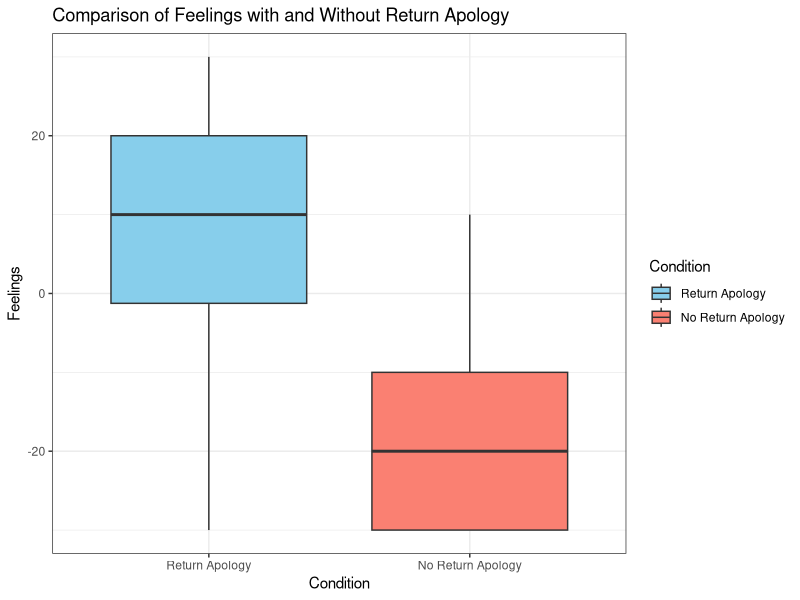
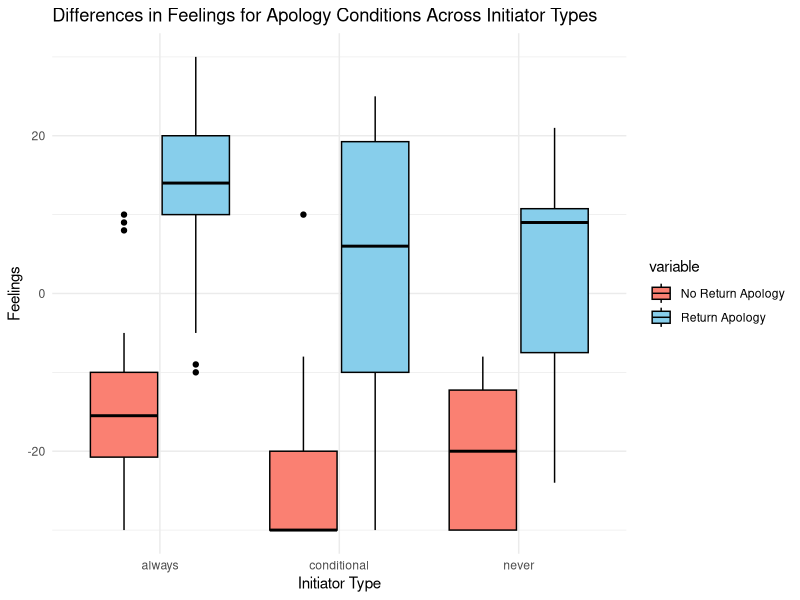
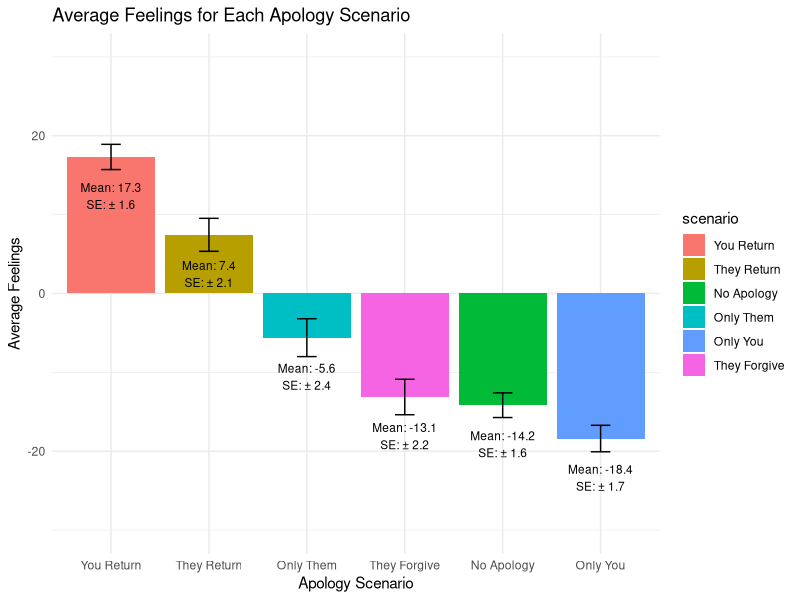
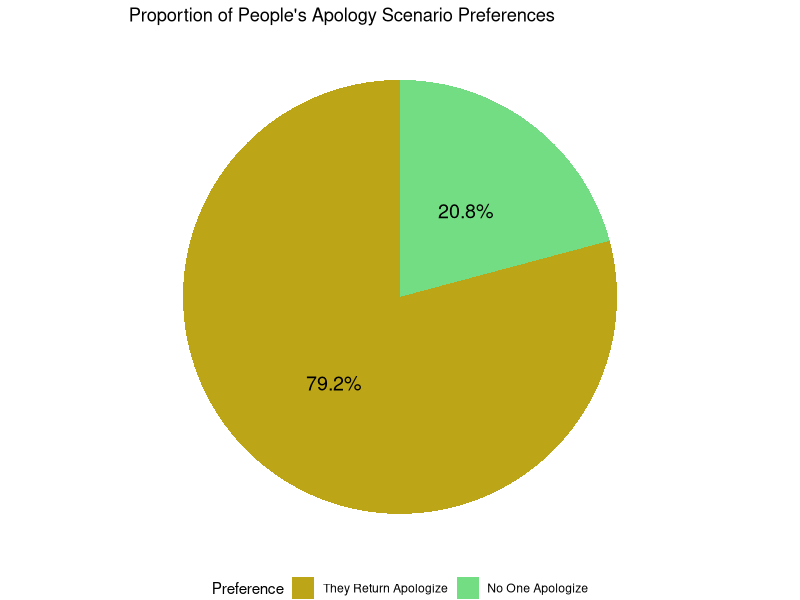

R code for these plots, in order:
## ---- chunk 1
library(tidyr)
library(ggplot2)
library(dplyr)

Cleaned_data <- read.csv("Cleaned_data.csv")
data_copy <- Cleaned_data
## ---- chunk 2
t.test(data_copy$feelings_youalone, data_copy$feelings_bothyoufirst, paired = TRUE)

mean_youalone <- round(mean(data_copy$feelings_youalone),2)
mean_bothyoufirst <- round(mean(data_copy$feelings_bothyoufirst),2)

cat("Average feelings score for 'No Return Apology':", mean_youalone, "\n")
cat("Average feelings score for 'Return Apology':", mean_bothyoufirst, "\n")

## ---- chunk 3
return_apology <- gather(data_copy, variable, value, feelings_youalone, feelings_bothyoufirst)

ggplot(return_apology, aes(x = variable, y = value, fill = variable)) +
  geom_boxplot() +
  scale_x_discrete(labels = c("Return Apology", "No Return Apology")) +
  labs(title = "Comparison of Feelings with and Without Return Apology",
       x = "Condition", y = "Feelings",
       fill = "Condition") +
  scale_fill_manual(values = c("skyblue", "salmon"), 
                    labels = c("Return Apology", "No Return Apology")) +  
  theme_bw()
## ---- chunk 4
return_apology$initiator_type <- as.factor(return_apology$initiator_type)
positive_data_copy <- data_copy %>%
  mutate(feelings_youalone_shifted = feelings_youalone + 30,
         feelings_bothyoufirst_shifted = feelings_bothyoufirst + 30)

positive_data_copy <- positive_data_copy %>%
  mutate(sentiment_difference = feelings_bothyoufirst_shifted - feelings_youalone_shifted)

anova <- aov(sentiment_difference ~ initiator_type, data = positive_data_copy)
summary(anova)
## ---- chunk 5
anova_no_return <- aov(feelings_youalone ~ initiator_type, data = data_copy)

cat("\nANOVA results for No Return Apology:\n ")
summary(anova_no_return)

cat("\nTukey Test results for No Return Apology:\n")
TukeyHSD(anova_no_return)

anova_yes_return <- aov(feelings_bothyoufirst ~ initiator_type, data = data_copy)

cat("\nANOVA results for Return Apology:\n")
summary(anova_yes_return)

cat("\nTukey Test results for Return Apology:\n")
print(TukeyHSD(anova_yes_return))


## ---- chunk 6
data_long <- reshape2::melt(data_copy, id.vars = "initiator_type", 
                            measure.vars = c("feelings_youalone", "feelings_bothyoufirst"))

ggplot(data_long, aes(x = initiator_type, y = value, fill = variable)) +
  geom_boxplot(position = position_dodge(width = 0.8), color = "black") +
  labs(title = "Differences in Feelings for Apology Conditions Across Initiator Types",
       x = "Initiator Type", y = "Feelings") +
  scale_fill_manual(values = c("salmon", "skyblue"), 
                    labels = c("No Return Apology", "Return Apology")) +
  theme_minimal()
## ---- chunk 7
t.test(data_copy$feelings_youaloneforgiven, data_copy$feelings_bothyoufirst, paired = TRUE)
mean_feelings_youaloneforgiven <- mean(data_copy$feelings_youaloneforgiven)

cat("Average feelings score for 'Offering Forgiveness':", mean_feelings_youaloneforgiven, "\n")
cat("Average feelings score for 'Return Apology':", mean_bothyoufirst, "\n")

## ---- chunk 8
all_scenarios <- c("feelings_youalone","feelings_bothyoufirst","feelings_themalone","feelings_boththemfirst","feelings_neither","feelings_youaloneforgiven")

mean_scenarios <- colMeans(data_copy[, all_scenarios])
se_scenarios <- apply(data_copy[, all_scenarios], 2, sd) / sqrt(nrow(data_copy))

scenarios_df <- data.frame(
  scenario = names(mean_scenarios),
  mean = mean_scenarios,
  se = se_scenarios
)
scenarios_df$scenario <- as.factor(scenarios_df$scenario)

levels(scenarios_df$scenario) <- c("You Return", "They Return", "No Apology","Only Them", "Only You", "They Forgive")

ggplot(scenarios_df, aes(x = reorder(scenario, -mean), y = mean, fill = scenario)) +
  geom_bar(stat = "identity", position = "dodge") +
  geom_errorbar(aes(ymin = mean - se, ymax = mean + se), width = 0.2, position =   position_dodge(0.9)) +
  geom_text(aes(label = paste0("Mean: ",round(mean, 1), "\nSE: ± ", round(se, 1))),
            position = position_dodge(0.9), vjust = 2, size = 3) + 
  labs(title = "Average Feelings for Each Apology Scenario",
       x = "Apology Scenario",
       y = "Average Feelings") +
  theme_minimal()+ ylim(-30, 30)

## ---- chunk 9
all_scenarios <- c("feelings_youalone", "feelings_bothyoufirst", "feelings_themalone",
                   "feelings_boththemfirst", "feelings_neither", "feelings_youaloneforgiven")

stacked_data <- stack(data_copy[, all_scenarios])

colnames(stacked_data) <- c("Feelings", "Scenario")

all_scenario_anova <- aov(Feelings ~ Scenario, data = stacked_data)

# Print ANOVA summary
summary(all_scenario_anova)
TukeyHSD(all_scenario_anova)

## ---- chunk 10
proportions <- data_copy %>%
  count(outcome_binary1) %>%
  mutate(proportion = n / sum(n))

ggplot(proportions, aes(x = "", y = proportion, fill = outcome_binary1)) +
  geom_bar(stat = "identity", width = 1) +
  coord_polar("y", start = 0) +
  labs(title = "Proportion of People's Apology Scenario Preferences",
       fill = "Preference") +
  theme_void() +
  theme(legend.position = "bottom") +
  scale_fill_manual(values = c("#Bca617", "#72dd83"), 
                    labels = c("They Return Apologize", "No One Apologize")) +
  geom_text(
    aes(label = paste0(round(proportion * 100, 1), "%")),
    position = position_stack(vjust = 0.5),
    size = 5
  )
## ---- chunk 11
pref_table <- table(data_copy$outcome_binary1)

chi_squared_pref <- chisq.test(pref_table)

chi_squared_pref

